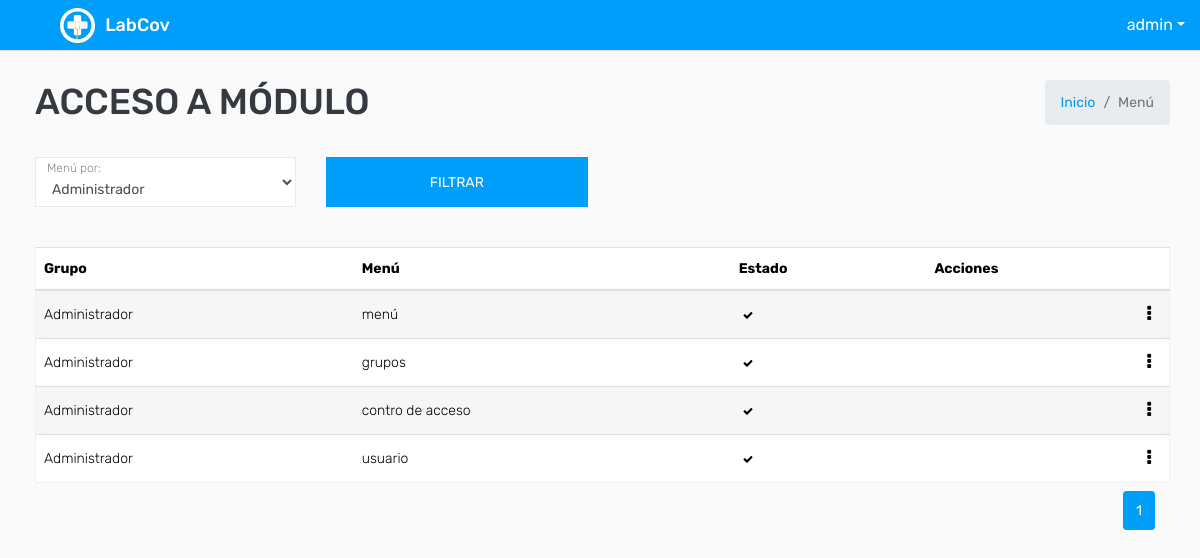
The app's page /menu/acceso/ (signed in), older data.
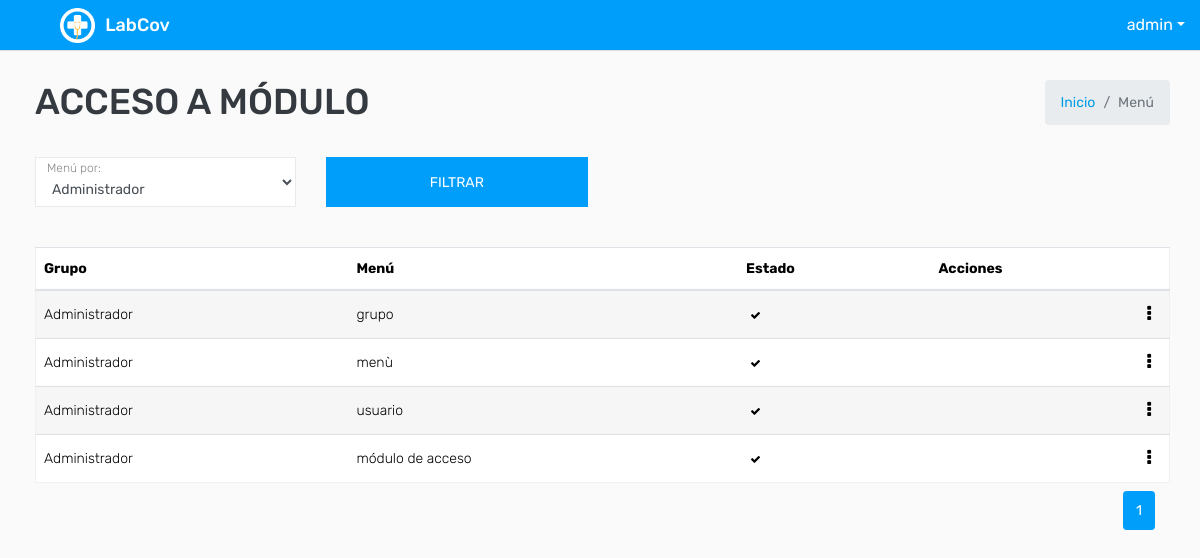
The same page, newer data.
### covid/models.py (models this page shows, shortened)
class ModeloBase(models.Model):
    class Meta:
        abstract = True
    """Model definition for ModeloBase."""
    fecha_creacion = models.DateTimeField(verbose_name='Fecha creación',auto_now_add=True)
    usuario_creacion = models.ForeignKey(settings.AUTH_USER_MODEL, verbose_name='Usuario Creación', related_name='+', blank=True, null=True,on_delete=models.PROTECT, editable=False)
    usuario_modificacion = models.ForeignKey(settings.AUTH_USER_MODEL, verbose_name='Usuario Modificación', related_name='+', blank=True, null=True,on_delete=models.PROTECT , editable=False)
    fecha_modificacion = models.DateTimeField(verbose_name='Fecha Modificación', auto_now=True)

class User(AbstractUser,ModeloBase):
    cedula=models.CharField(max_length=10, verbose_name='Cédula')
    tipo_genero = (('N', 'Ninguno'), ('M', 'Masculino'), ('F', 'Femenino'))
    genero = models.CharField('Género', choices=tipo_genero, default='N', max_length=1)

class Menu_Groups(models.Model):
    group = models.ForeignKey(Group,on_delete=models.CASCADE)
    menu = models.ForeignKey(Menu,on_delete=models.CASCADE)
    activo = models.BooleanField(default=True)

class Menu(ModeloBase):
    titulo = models.CharField(verbose_name='Título',max_length=200)
    descripcion = models.CharField( verbose_name='Descripciòn',max_length=200)
    icono = models.ImageField(verbose_name="icono", upload_to='icon/')
    url = models.CharField(verbose_name='Url', max_length=200)
    es_modulo_principal = models.BooleanField(default=False ,verbose_name='¿Es módulo principal?')
    principal = models.ForeignKey("self", null=True, blank=True, on_delete=models.CASCADE)
    grupo = models.ManyToManyField(Group, through='Menu_Groups', verbose_name='Grupos de usuario')
    activo = models.BooleanField(default=True)
    class Meta:
        verbose_name = 'Menu'
        verbose_name_plural = 'Menus'
    def __str__(self):
        return '{}'.format(self.titulo)

### covid/views.py (the view)
# urls.py: path('menu/acceso/', key.Menu_AccesoListView.as_view(), name="menuAcceso_listar") ,
class Menu_AccesoListView(LoginRequiredMixin,PermissionRequiredMixin,ListView):
    permission_required = 'covid.view_menu_groups'
    paginate_by = 7
    model = Menu_Groups
    template_name = "menu/accesoModulo_listar.html"
    def get_queryset(self):
        busqueda = self.request.GET.get("grupo")
        queryset = Menu_Groups.objects.all()
        if busqueda:
            queryset = Menu_Groups.objects.filter(
                Q(group__id__icontains= busqueda)
                ).distinct()
        return queryset
    def get_context_data(self, **kwargs):
        context = super().get_context_data(**kwargs)
        context['titulo'] = " Acceso a Módulo"
        context['grupos'] = Group.objects.all()
        return context

### templates/menu/accesoModulo_listar.html (shortened to what this page needs)
{% extends 'plantillaBase.html' %} {% block content %}
<div class="row mt-2">
    <div class="col-sm-12 col-4 text-right m-b-20">
        <form action="" method="GET">
            <div class="row filter-row">
                <div class="col-sm-6 col-md-3">
                    <div class="form-group form-focus select-focus focused">
                        <label class="focus-label">Menú por:</label>
                        <select class="form-control select floating select2-hidden-accessible " name="grupo" id="id_grupo">
                            {% for dato in grupos %}
                            <option value="{{ dato.id}}">{{ dato.name }}</option>
                            {% endfor %}
                        </select>
                    </div>
                </div>
                <div class="col-sm-6 col-md-3">
                    <button type="submit" class="btn btn-primary btn-block"> Filtrar </button>
                </div>
            </div>
        </form>
    </div>
</div>
<div class="row ">
    <div class="col-md-12">
        <div class="table-responsive">
            <div id="DataTables_Table_0_wrapper" class="dataTables_wrapper dt-bootstrap4 no-footer">
                <div class="row">
                    <div class="col-sm-12">
                        <table class="table table-border table-striped custom-table  mb-0  no-footer" id="DataTables_Table_0" role="grid" aria-describedby="DataTables_Table_0_info">
                            <thead>
                                <tr>
                                    <th>Grupo</th>
                                    <th>Menú</th>
                                    <th>Estado</th>
                                    <th>Acciones</th>
                                </tr>
                            </thead>
                            <tbody>
                                {% for dato in object_list %}
                                <tr>
                                    <td>{{ dato.group }}</td>
                                    <td>{{ dato.menu }}</td>
                                    <td>
                                        {% if dato.activo == True%}
                                        <a class="badge " data-toggle="tooltip" data-placement="top" title="Activo"><span class="fa fa-check "></span></a> {% else %}
                                        <a class="badge " data-toggle="tooltip" data-placement="top" title="Activo"><span class="fa fa-times "></span></a> {% endif %}
                                    </td>
                                    <td class="text-right">
                                        <div class="dropdown dropdown-action">
                                            <a class="action-icon dropdown-toggle" data-toggle="dropdown" aria-expanded="false"><i class="fa fa-ellipsis-v"></i></a>
                                        </div>
                                    </td>
                                </tr>
                                {% endfor %}
                            </tbody>
                        </table>
                    </div>
                </div>
            </div>
        </div>
        <div class="container-fluid">
            <ul class="pagination pagination-sm m-0 float-right">
                <nav aria-label="Page navigation example">
                    <ul class="pagination justify-content-center mt-2">
                         {% for i in page_obj.paginator.page_range %} {% if i == page_obj.number %}
                        <li class="page-item active">
                            <a class="page-link" href="#">{{ i }}</a>
                        </li>
                        {% else %}
                        <li class="page-item">
                            <a class="page-link" href="?page={{ i }}">{{ i }}</a>
                        </li>
                        {% endif %} {% endfor %}
                    </ul>
                </nav>
            </ul>
        </div>
    </div>
</div>
{% endblock %}

### templates/plantillaBase.html (shortened to what this page needs)
<!DOCTYPE html>
<html lang="es">
{% load static %}
<head>
    <link rel="stylesheet" type="text/css" href="{% static 'css/bootstrap.min.css'%}">
    <link rel="stylesheet" type="text/css" href="{% static 'css/font-awesome.min.css'%}">
    <link rel="stylesheet" type="text/css" href="{% static 'css/bootstrap-duallistbox.min.css'%}">
    <link rel="stylesheet" type="text/css" href="{% static 'css/style.css'%}"> {% block content_extra_css %} {% endblock content_extra_css %}
</head>
<body>
    <div class="main-wrapper">
        <div class="header">
            <div class="header-left">
                <a href="{% url 'dashboard'%}" class="logo">
                    <img src="{% static 'img/logo.png' %}" width="35" height="35" alt="">
                    <span>LabCov</span></a>
            </div>
            <ul class="nav user-menu float-right">
                <li class="nav-item dropdown has-arrow">
                    <a href="#" class="dropdown-toggle nav-link user-link" data-toggle="dropdown"></span><span>{{ request.user }}</span></a>
                </li>
            </ul>
        </div>
        <div class="page-wrapper">
            <div class="content">
                <div class="row mb-2">
                    <div class="col-sm-8">
                        <h1 class="m-0 text-dark">{{ titulo.upper }}</h1>
                    </div>
                    <div class="col-sm-4">
                        <ol class="breadcrumb float-sm-right">
                            <li class="breadcrumb-item"><a href="{% url 'dashboard'%}">Inicio</a></li>
                            <li class="breadcrumb-item active">Menú</li>
                        </ol>
                    </div>
                </div>
                {% block content %} {% endblock %}
            </div>
        </div>
    </div>
</body>
</html>

Row changes from the older to the newer data that the page shows:
removed Menu_Groups: group "Administrador", menu "menú", activo True (drawn)
removed Menu_Groups: group "Administrador", menu "grupos", activo True (drawn)
removed Menu_Groups: group "Administrador", menu "contro de acceso", activo True (drawn)
added Menu_Groups: group "Administrador", menu "grupo", activo True (drawn)
added Menu_Groups: group "Administrador", menu "menù", activo True (drawn)
added Menu_Groups: group "Administrador", menu "módulo de acceso", activo True (drawn)
